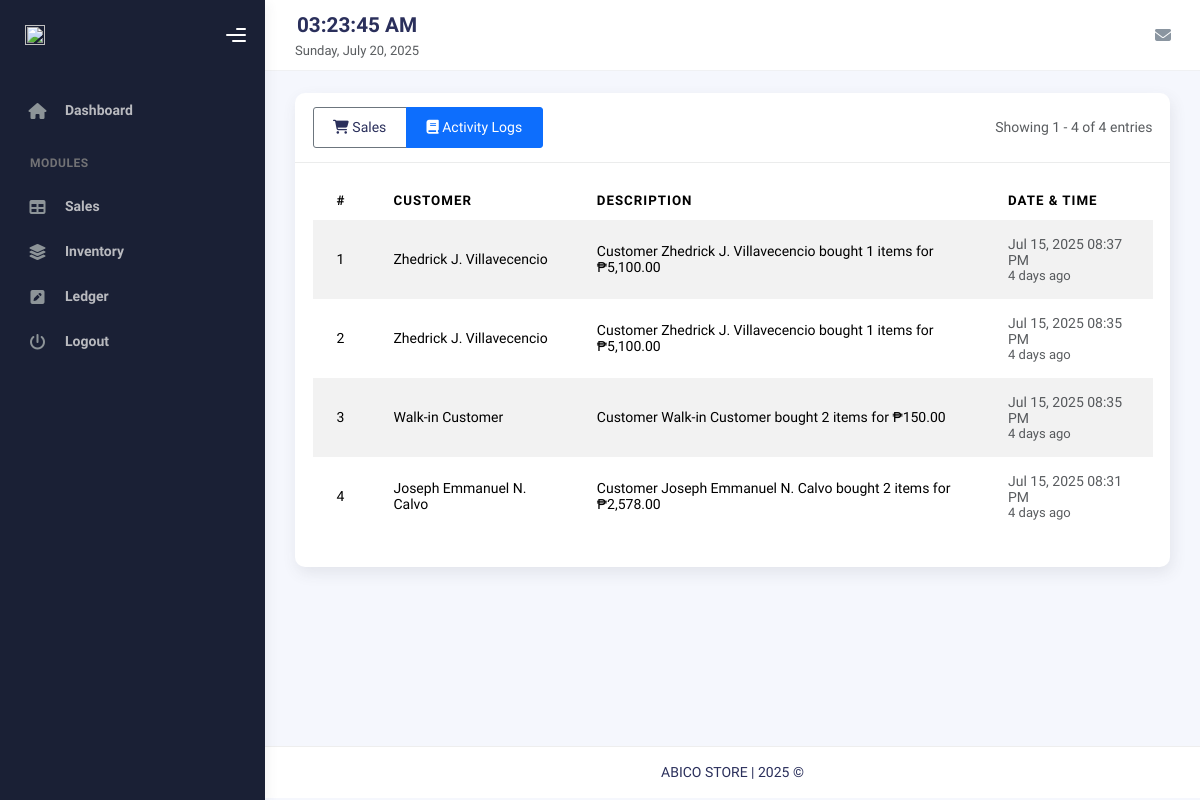
The page /sales/activity_log.php (signed in) on the database as committed earlier.
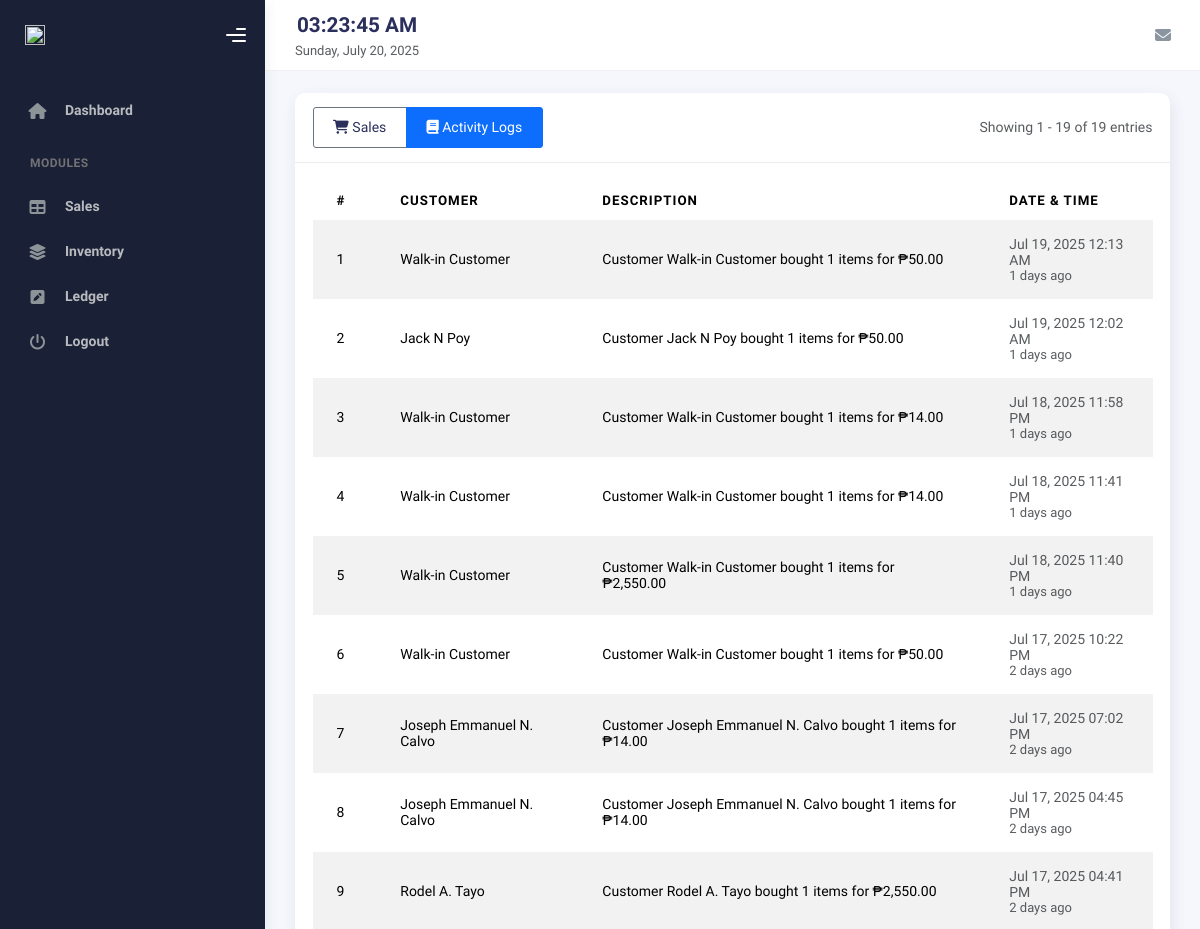
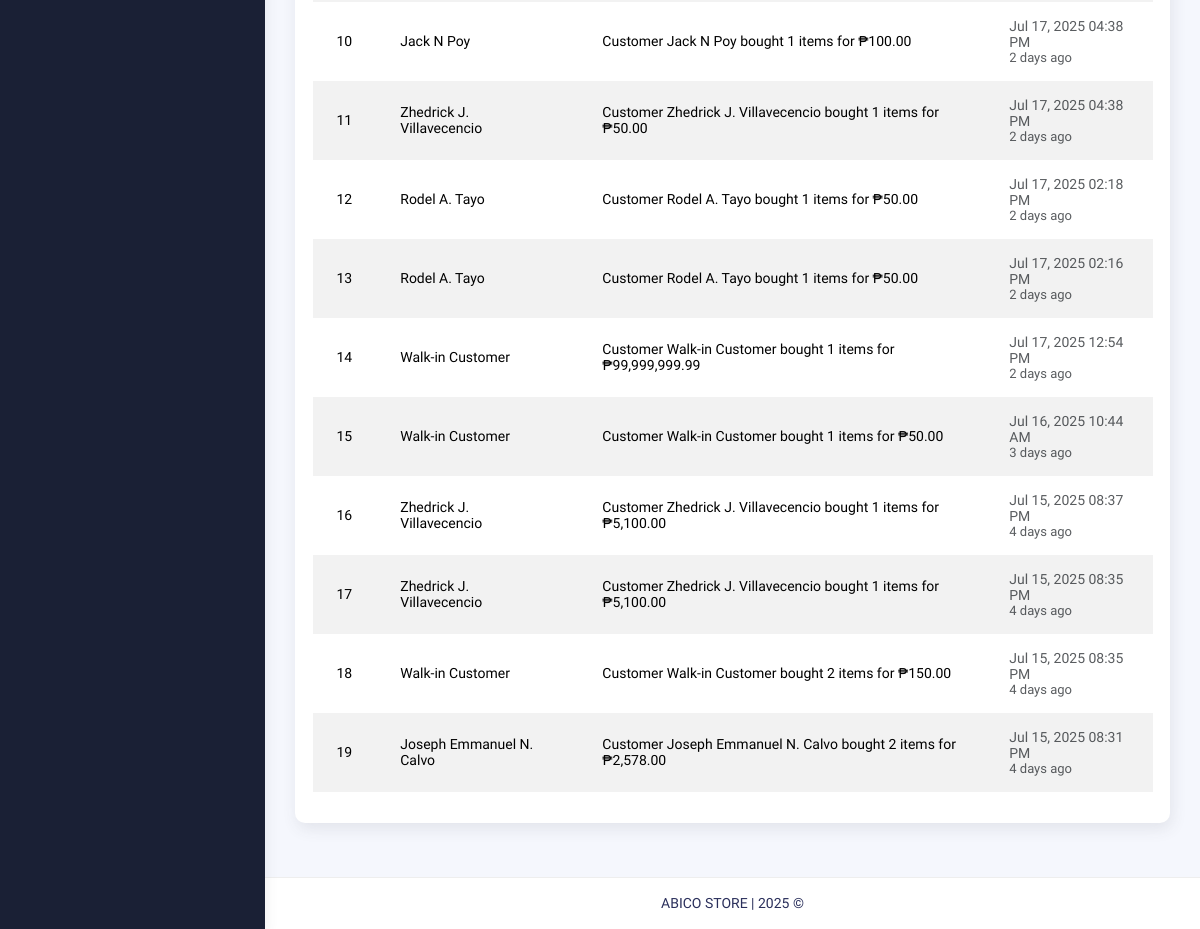
The same page on the database as committed later (2 pictures, top to bottom).
### tables this page shows
CREATE TABLE `sales_activity_log` (
  `id` int(11) NOT NULL,
  `transaction_id` int(11) NOT NULL,
  `customer_name` varchar(255) NOT NULL,
  `description` text NOT NULL,
  `created_at` datetime NOT NULL DEFAULT current_timestamp()
);

### includes/sales/activity_log.php (called while the page is built)
<?php
class SalesActivityLog {
    private $conn;
    private $table_name = "sales_activity_log";
    public function __construct($db) {
        $this->conn = $db;
    }
    public function readAll($page = 1, $perPage = 20) {
        $offset = ($page - 1) * $perPage;
        $query = "SELECT id, transaction_id, customer_name, description, created_at
                 FROM " . $this->table_name . "
                 ORDER BY created_at DESC
                 LIMIT :offset, :limit";
        $stmt = $this->conn->prepare($query);
        $stmt->bindParam(':offset', $offset, PDO::PARAM_INT);
        $stmt->bindParam(':limit', $perPage, PDO::PARAM_INT);
        $stmt->execute();
        return $stmt->fetchAll(PDO::FETCH_ASSOC);
    }
    public function countAll() {
        $query = "SELECT COUNT(*) as count FROM " . $this->table_name;
        $stmt = $this->conn->prepare($query);
        $stmt->execute();
        $row = $stmt->fetch(PDO::FETCH_ASSOC);
        return $row ? $row['count'] : 0;
    }
    public function formatDescription($row) {
        return $row['description'];
    }
    public function timeElapsedString($datetime) {
        $timestamp = strtotime($datetime);
        $difference = time() - $timestamp;
        if ($difference < 60) {
            return $difference . ' seconds ago';
        } elseif ($difference < 3600) {
            return floor($difference / 60) . ' minutes ago';
        } elseif ($difference < 86400) {
            return floor($difference / 3600) . ' hours ago';
        } elseif ($difference < 604800) {
            return floor($difference / 86400) . ' days ago';
        } elseif ($difference < 2678400) {
            return floor($difference / 604800) . ' weeks ago';
        } else {
            return date('M d, Y', $timestamp);
        }
    }
}

### sales/activity_log.php (the view, shortened to what this page needs)
<?php
require_once __DIR__ . '/../includes/sales/activity_log.php';
?>
<link rel="stylesheet" href="https://cdn.datatables.net/1.11.5/css/dataTables.bootstrap5.min.css">
<link rel="stylesheet" href="https://cdn.datatables.net/responsive/2.2.9/css/responsive.bootstrap5.min.css">
<?php
$database = new dbconn();
$db = $database->getConnection();
$activityLog = new SalesActivityLog($db);
$page = isset($_GET['page']) ? (int)$_GET['page'] : 1;
$perPage = 20;
$offset = ($page - 1) * $perPage;
$logs = $activityLog->readAll($page, $perPage);
$totalLogs = $activityLog->countAll();
include __DIR__ . '/../templates/header.php';
include __DIR__ . '/../templates/sidebar.php';
include __DIR__ . '/../templates/nav.php';
?>
<div class="container">
    <div class="page-inner">
        <div class="card">
            <div class="card-header d-flex justify-content-between align-items-center">
                <h4 class="card-title mb-0">
                    <div class="btn-group" role="group">
                        <a href="index.php" class="btn btn-outline-secondary">
                            <i class="fas fa-shopping-cart"></i> Sales
                        </a>
                        <a href="activity_log.php" class="btn btn-outline-primary active">
                            <i class="fas fa-book"></i> Activity Logs
                        </a>
                    </div>
                </h4>
                <div class="text-muted">
                    Showing <?= $offset + 1 ?> - <?= min($offset + count($logs), $totalLogs) ?> of <?= $totalLogs ?> entries
                </div>
            </div>
            <div class="card-body">
                <div class="table-responsive">
                    <table id="activityTable" class="table table-hover table-striped" style="width:100%">
                        <thead>
                            <tr>
                                <th>#</th>
                                <th>Customer</th>
                                <th>Description</th>
                                <th>Date & Time</th>
                            </tr>
                        </thead>
                        <tbody>
                        <?php foreach ($logs as $index => $row):
                            $rowNumber = $offset + $index + 1;
                            $description = $activityLog->formatDescription($row);
                            $timeAgo = $activityLog->timeElapsedString($row['created_at']);
                        ?>
                        <tr>
                            <td><?= $rowNumber ?></td>
                            <td><?= htmlspecialchars($row['customer_name']) ?></td>
                            <td><?= htmlspecialchars($description) ?></td>
                            <td class="text-muted">
                                <div class="d-flex flex-column">
                                    <span><?= date('M d, Y h:i A', strtotime($row['created_at'])) ?></span>
                                    <small class="text-muted"><?= $timeAgo ?></small>
                                </div>
                            </td>
                        </tr>
                        <?php endforeach; ?>
                        </tbody>
                    </table>
                </div>
            </div>
        </div>
    </div>
</div>
<?php include __DIR__ . "/../templates/footer.php"; ?>

Rows that differ between the two databases and show on the page:
added sales_activity_log: rowNumber "1", customer_name "Walk-in Customer", description "Customer Walk-in Customer bought 1 items for ₱50.00", created_at "Jul 19, 2025 12:13 AM", created_at "1 days ago"
added sales_activity_log: rowNumber "2", customer_name "Jack N Poy", description "Customer Jack N Poy bought 1 items for ₱50.00", created_at "Jul 19, 2025 12:02 AM", created_at "1 days ago"
added sales_activity_log: rowNumber "3", customer_name "Walk-in Customer", description "Customer Walk-in Customer bought 1 items for ₱14.00", created_at "Jul 18, 2025 11:58 PM", created_at "1 days ago"
added sales_activity_log: rowNumber "4", customer_name "Walk-in Customer", description "Customer Walk-in Customer bought 1 items for ₱14.00", created_at "Jul 18, 2025 11:41 PM", created_at "1 days ago"
added sales_activity_log: rowNumber "5", customer_name "Walk-in Customer", description "Customer Walk-in Customer bought 1 items for ₱2,550.00", created_at "Jul 18, 2025 11:40 PM", created_at "1 days ago"
added sales_activity_log: rowNumber "6", customer_name "Walk-in Customer", description "Customer Walk-in Customer bought 1 items for ₱50.00", created_at "Jul 17, 2025 10:22 PM", created_at "2 days ago"
added sales_activity_log: rowNumber "7", customer_name "Joseph Emmanuel N. Calvo", description "Customer Joseph Emmanuel N. Calvo bought 1 items for ₱14.00", created_at "Jul 17, 2025 07:02 PM", created_at "2 days ago"
added sales_activity_log: rowNumber "8", customer_name "Joseph Emmanuel N. Calvo", description "Customer Joseph Emmanuel N. Calvo bought 1 items for ₱14.00", created_at "Jul 17, 2025 04:45 PM", created_at "2 days ago"
added sales_activity_log: rowNumber "9", customer_name "Rodel A. Tayo", description "Customer Rodel A. Tayo bought 1 items for ₱2,550.00", created_at "Jul 17, 2025 04:41 PM", created_at "2 days ago"
added sales_activity_log: rowNumber "10", customer_name "Jack N Poy", description "Customer Jack N Poy bought 1 items for ₱100.00", created_at "Jul 17, 2025 04:38 PM", created_at "2 days ago"
added sales_activity_log: rowNumber "11", customer_name "Zhedrick J. Villavecencio", description "Customer Zhedrick J. Villavecencio bought 1 items for ₱50.00", created_at "Jul 17, 2025 04:38 PM", created_at "2 days ago"
added sales_activity_log: rowNumber "12", customer_name "Rodel A. Tayo", description "Customer Rodel A. Tayo bought 1 items for ₱50.00", created_at "Jul 17, 2025 02:18 PM", created_at "2 days ago"
added sales_activity_log: rowNumber "13", customer_name "Rodel A. Tayo", description "Customer Rodel A. Tayo bought 1 items for ₱50.00", created_at "Jul 17, 2025 02:16 PM", created_at "2 days ago"
added sales_activity_log: rowNumber "14", customer_name "Walk-in Customer", description "Customer Walk-in Customer bought 1 items for ₱99,999,999.99", created_at "Jul 17, 2025 12:54 PM", created_at "2 days ago"
added sales_activity_log: rowNumber "15", customer_name "Walk-in Customer", description "Customer Walk-in Customer bought 1 items for ₱50.00", created_at "Jul 16, 2025 10:44 AM", created_at "3 days ago"
computed for sales_activity_log "Jul 15, 2025 08:37 PM": rowNumber "1" → "16"
computed for sales_activity_log (number 17 of 19 on the later page): rowNumber "2" → "17"
computed for sales_activity_log "Customer Walk-in Customer bought 2 items for ₱150.00": rowNumber "3" → "18"
computed for sales_activity_log "Customer Joseph Emmanuel N. Calvo bought 2 items for ₱2,578.00": rowNumber "4" → "19"
Other text that changed with them:
min($offset + count($logs), $totalLogs): "4" → "19"
$totalLogs: "4" → "19"
